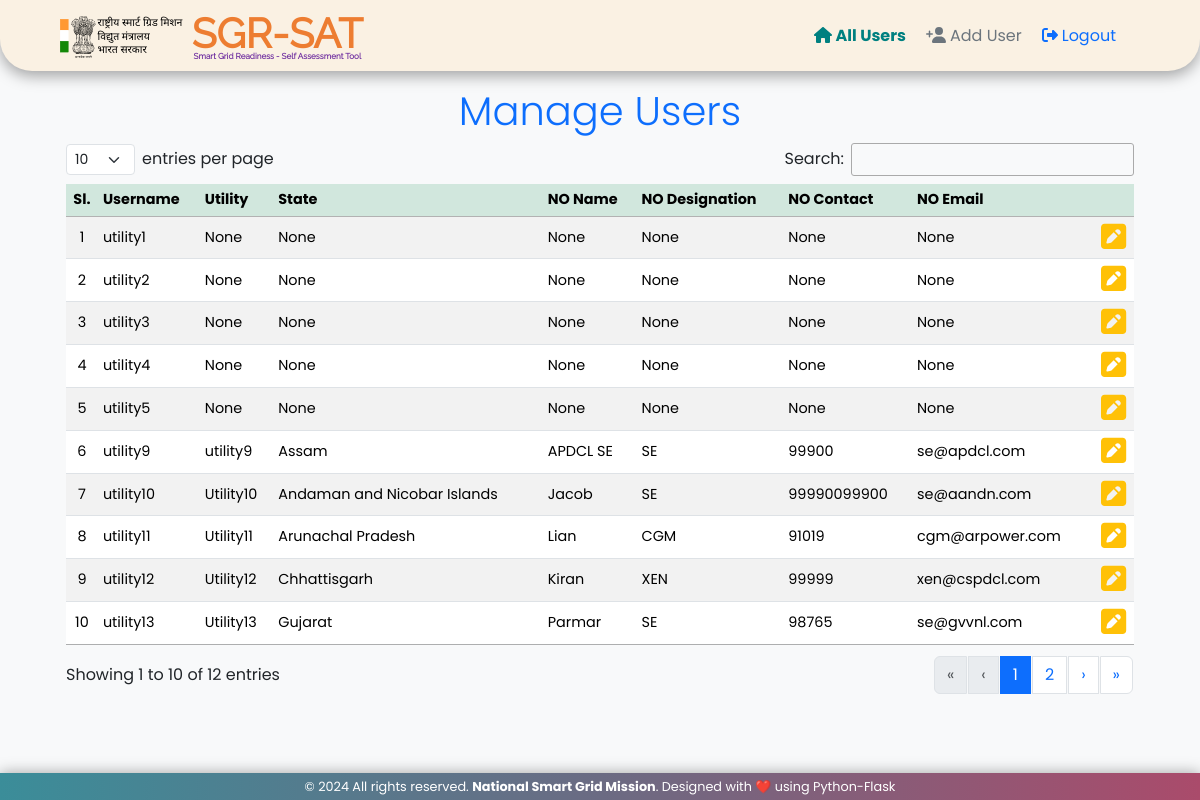
/users (signed in), run on the app's committed database.
### tables this page shows
CREATE TABLE users (
	"userid"	INTEGER PRIMARY KEY AUTOINCREMENT,
	"usertype"	TEXT,
	"username"	TEXT,
	"password"	TEXT,
	"utility"	TEXT,
	"state"	TEXT,
	"nodalname"	TEXT,
	"nodaldesig"	TEXT,
	"nodaltel"	TEXT,
	"nodalemail"	TEXT,
	"date"	DATETIME DEFAULT (DATETIME('now', 'localtime'))
	);

### sgrsat.py (the view)
@app.route("/users", methods = ["GET", "POST"])
def users():
	if ('logged_in' not in session) or (session['logged_in'] != True) or ('usertype' not in session) or (session['usertype'] != 'admin'):
		flash('Session timeout. Please login again', 'info')
		return redirect(url_for("adminlogin"))
	conn = sql.connect(DATABASE)
	conn.row_factory = sql.Row
	cur = conn.cursor()
	users = cur.execute("SELECT * FROM users WHERE usertype = ?", ('utility',)).fetchall()
	return render_template("users.html", users = users)

### sgrsat.py (called while the page is built)
@app.before_request
def before_request():
	session.permanent = False
	app.permanent_session_lifetime = timedelta(minutes=10)

### templates/users.html (shortened to what this page needs)
<!DOCTYPE html>
<html lang="en">
	<head>
		<link rel="stylesheet" type="text/css" href="/static/css/bootstrap-5.3.2.min.css">
		<link rel="stylesheet" type="text/css" href="/static/css/fontawesome-6.5.2.all.min.css">
		<link rel="stylesheet" type="text/css" href="/static/css/dataTables-2.1.0.min.css">
		<link rel="stylesheet" type="text/css" href="/static/css/dataTables.bootstrap5-2.1.0.min.css">
		<link rel="stylesheet" type="text/css" href="/static/css/sgrsat.css">
	</head>
	<body class="bg-body-tertiary">
		<nav class="navbar navbar-expand-lg rounded-5 rounded-top-0">
			<div class="container-fluid mx-lg-5">
				<a class="navbar-brand py-0" href="{{url_for('users')}}"><img src="/static/images/logo-hi.svg" style="max-width: 125px;" alt="NSGM Logo"> <img src="/static/images/sgrsatlogo.svg" style="max-width: 175px;" alt="SGRSAT Logo"></a>
				<div class="collapse navbar-collapse text-center" id="navbar">
					<ul class="navbar-nav me-3 ms-auto">
						<li class="nav-item"><a class="nav-link text-secondary active" href="{{url_for('users')}}"><i class="fa-solid fa-home mx-1"></i>All Users</a></li>
						<li class="nav-item"><a class="nav-link text-secondary" href="{{url_for('adduser')}}"><i class="fa-solid fa-user-plus fa-flip-horizontal mx-1"></i>Add User</a></li>
						<li class="nav-item"><a class="nav-link text-primary" href="{{url_for('adminlogout')}}"><i class="fa-solid fa-right-from-bracket mx-1"></i>Logout</a></li>
					</ul>
				</div>
			</div>
		</nav>
		<div class="container mx-auto mt-3 row">
			<div class="display-6 text-center text-primary">Manage Users</div>
			<div class="table-responsive">
				<table id="userstable" class="table table-striped">
					<thead class="thead table-success p-2">
						<tr>
							<th class="text-center">Sl.</th>
							<th>Username</th>
							<th>Utility</th>
							<th>State</th>
							<th>NO Name</th>
							<th>NO Designation</th>
							<th>NO Contact</th>
							<th>NO Email</th>
							<th></th>
						</tr>
					</thead>
					<tbody id="tbody">
						{% for row in users %}
						<tr>
							<td class="text-center">{{loop.index}}</td>
							<td>{{row.username}}</td>
							<td>{{row.utility}}</td>
							<td>{{row.state}}</td>
							<td>{{row.nodalname}}</td>
							<td>{{row.nodaldesig}}</td>
							<td>{{row.nodaltel}}</td>
							<td>{{row.nodalemail}}</td>
							<td class="text-center"><a href="{{url_for('user', uid=row.username)}}"><i class="fa-solid fa-square-pen fa-2x text-warning"></i></a></td>
						</tr>
						{% endfor %}
					</tbody>
				</table>
			</div>
		</div>
		<div class="footer">
			<footer class="sticky-bottom text-white text-center">
				<p class="m-1">&copy; 2024 All rights reserved. <strong>National Smart Grid Mission</strong>. Designed with ❤️ using Python-Flask</p>
			</footer>
		</div>
	</body>
</html>

### static/css/sgrsat.css (style rules this page uses)
body { font-family: "Poppins", sans-serif; }
.navbar { background: #faf1e3; box-shadow: rgba(0, 0, 0, 0.35) 0px 5px 15px; }
a { transition: .3s all ease; }
a, a:hover { text-decoration: none !important; }
.navbar-nav .nav-item .active { color: #008080 !important; font-weight: bold; }
.navbar-nav .nav-item { cursor: pointer; }
ul { margin: 0; }
tr th, tr td, dt-layout-row { font-size: 0.9rem; padding: 5px !important; vertical-align: middle; }
.footer { font-size: 0.8rem; box-shadow: rgba(0, 0, 0, 0.35) 0px 0px 15px; background: linear-gradient(to left, #aa4b6b, #6b6b83, #3b8d99); bottom: 0; clear: both; position: fixed; width: 100%; }

### data on the page
users: username "utility1", utility "None", state "None", nodalname "None", nodaldesig "None", nodaltel "None", nodalemail "None"
users: username "utility2", utility "None", state "None", nodalname "None", nodaldesig "None", nodaltel "None", nodalemail "None"
users: username "utility3", utility "None", state "None", nodalname "None", nodaldesig "None", nodaltel "None", nodalemail "None"
users: username "utility4", utility "None", state "None", nodalname "None", nodaldesig "None", nodaltel "None", nodalemail "None"
users: username "utility5", utility "None", state "None", nodalname "None", nodaldesig "None", nodaltel "None", nodalemail "None"
users: username "utility9", utility "utility9", state "Assam", nodalname "APDCL SE", nodaldesig "SE", nodaltel "99900", nodalemail "se@apdcl.com"
users: username "utility10", utility "Utility10", state "Andaman and Nicobar Islands", nodalname "Jacob", nodaldesig "SE", nodaltel "99990099900", nodalemail "se@aandn.com"
users: username "utility11", utility "Utility11", state "Arunachal Pradesh", nodalname "Lian", nodaldesig "CGM", nodaltel "91019", nodalemail "cgm@arpower.com"
users: username "utility12", utility "Utility12", state "Chhattisgarh", nodalname "Kiran", nodaldesig "XEN", nodaltel "99999", nodalemail "xen@cspdcl.com"
users: username "utility13", utility "Utility13", state "Gujarat", nodalname "Parmar", nodaldesig "SE", nodaltel "98765", nodalemail "se@gvvnl.com"
